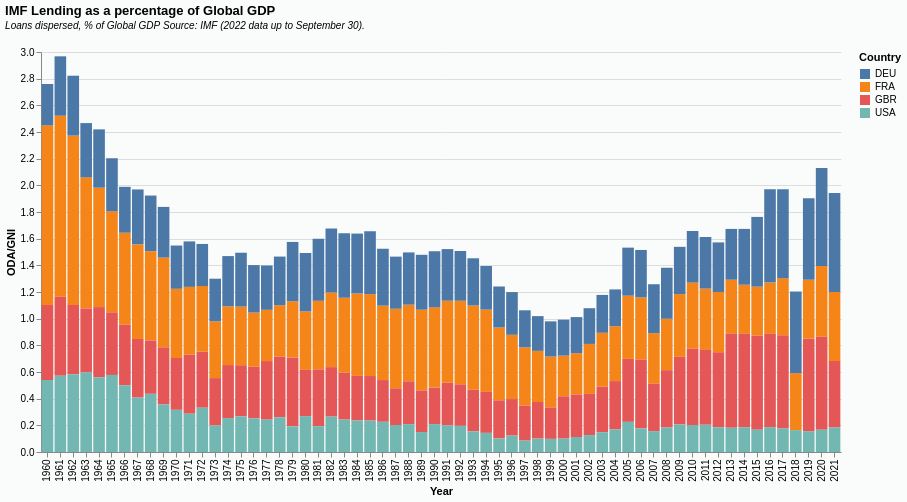

Specify this chart in Vega-Lite:
### Vega-Lite specification from a JSON file in a GitHub repository (floating-point values rounded to 4 significant figures; data arrays with more than 128 entries replaced by an {"elided": "..."} marker saying what was removed)
{"$schema": "https://vega.github.io/schema/vega-lite/v5.json", "title": {"text": "IMF Lending as a percentage of Global GDP", "subtitle": ["Loans dispersed, % of Global GDP Source: IMF (2022 data up to September 30).", ""], "subtitleFontStyle": "italic", "subtitleFontSize": 10, "anchor": "start", "color": "#020202", "subtitleColor": "#000000"}, "config": {"background": "#fafbfb", "view": {"stroke": "transparent"}}, "data": {"values": {"elided": "247 records"}}, "height": 400, "width": 800, "mark": "bar", "encoding": {"x": {"field": "Year", "type": "nominal"}, "y": {"field": "ODA/GNI", "type": "quantitative"}, "color": {"field": "Country ", "type": "nominal"}}}
